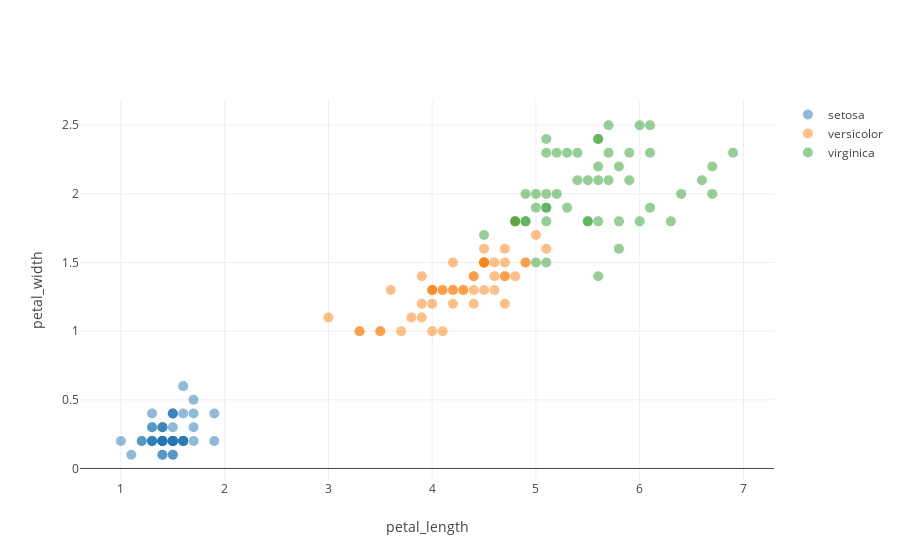

Notebook code for this chart:
### Markdown cell above
It's now possible to create a graph with caption in a single line. This version allows us select the different categories of species by clicking the legend to turn them on and off. 

You'll find that the graphs quickly become cluttered if you leave the `hoverinfo` parameters as their defaults, so this will probably be something you customise early on.

### Code cell
fig = plot_categorical(x, y, 'species', title = 'Graph with option to select and de-select categories')

### Figure 1 — Plotly figure (JSON) as saved in the notebook; plotly's stock layout.template omitted (floating-point values rounded to 4 significant figures)
{"data": [{"marker": {"opacity": 0.5, "size": 10}, "mode": "markers", "name": "setosa", "type": "scatter", "uid": "89e8388e-df2a-43f1-be3b-df7987c18e9a", "x": [1.4, 1.4, 1.3, 1.5, 1.4, 1.7, 1.4, 1.5, 1.4, 1.5, 1.5, 1.6, 1.4, 1.1, 1.2, 1.5, 1.3, 1.4, 1.7, 1.5, 1.7, 1.5, 1, 1.7, 1.9, 1.6, 1.6, 1.5, 1.4, 1.6, 1.6, 1.5, 1.5, 1.4, 1.5, 1.2, 1.3, 1.4, 1.3, 1.5, 1.3, 1.3, 1.3, 1.6, 1.9, 1.4, 1.6, 1.4, 1.5, 1.4], "y": [0.2, 0.2, 0.2, 0.2, 0.2, 0.4, 0.3, 0.2, 0.2, 0.1, 0.2, 0.2, 0.1, 0.1, 0.2, 0.4, 0.4, 0.3, 0.3, 0.3, 0.2, 0.4, 0.2, 0.5, 0.2, 0.2, 0.4, 0.2, 0.2, 0.2, 0.2, 0.4, 0.1, 0.2, 0.2, 0.2, 0.2, 0.1, 0.2, 0.2, 0.3, 0.3, 0.2, 0.6, 0.4, 0.3, 0.2, 0.2, 0.2, 0.2]}, {"marker": {"opacity": 0.5, "size": 10}, "mode": "markers", "name": "versicolor", "type": "scatter", "uid": "f68280cf-aeb1-47b5-887f-af1518d9a78d", "x": [4.7, 4.5, 4.9, 4, 4.6, 4.5, 4.7, 3.3, 4.6, 3.9, 3.5, 4.2, 4, 4.7, 3.6, 4.4, 4.5, 4.1, 4.5, 3.9, 4.8, 4, 4.9, 4.7, 4.3, 4.4, 4.8, 5, 4.5, 3.5, 3.8, 3.7, 3.9, 5.1, 4.5, 4.5, 4.7, 4.4, 4.1, 4, 4.4, 4.6, 4, 3.3, 4.2, 4.2, 4.2, 4.3, 3, 4.1], "y": [1.4, 1.5, 1.5, 1.3, 1.5, 1.3, 1.6, 1, 1.3, 1.4, 1, 1.5, 1, 1.4, 1.3, 1.4, 1.5, 1, 1.5, 1.1, 1.8, 1.3, 1.5, 1.2, 1.3, 1.4, 1.4, 1.7, 1.5, 1, 1.1, 1, 1.2, 1.6, 1.5, 1.6, 1.5, 1.3, 1.3, 1.3, 1.2, 1.4, 1.2, 1, 1.3, 1.2, 1.3, 1.3, 1.1, 1.3]}, {"marker": {"opacity": 0.5, "size": 10}, "mode": "markers", "name": "virginica", "type": "scatter", "uid": "e7f23164-0a48-4601-8201-0b998d8b8b51", "x": [6, 5.1, 5.9, 5.6, 5.8, 6.6, 4.5, 6.3, 5.8, 6.1, 5.1, 5.3, 5.5, 5, 5.1, 5.3, 5.5, 6.7, 6.9, 5, 5.7, 4.9, 6.7, 4.9, 5.7, 6, 4.8, 4.9, 5.6, 5.8, 6.1, 6.4, 5.6, 5.1, 5.6, 6.1, 5.6, 5.5, 4.8, 5.4, 5.6, 5.1, 5.1, 5.9, 5.7, 5.2, 5, 5.2, 5.4, 5.1], "y": [2.5, 1.9, 2.1, 1.8, 2.2, 2.1, 1.7, 1.8, 1.8, 2.5, 2, 1.9, 2.1, 2, 2.4, 2.3, 1.8, 2.2, 2.3, 1.5, 2.3, 2, 2, 1.8, 2.1, 1.8, 1.8, 1.8, 2.1, 1.6, 1.9, 2, 2.2, 1.5, 1.4, 2.3, 2.4, 1.8, 1.8, 2.1, 2.4, 2.3, 1.9, 2.3, 2.5, 2.3, 1.9, 2, 2.3, 1.8]}], "layout": {"xaxis": {"title": {"text": "petal_length"}}, "yaxis": {"title": {"text": "petal_width"}}}}
